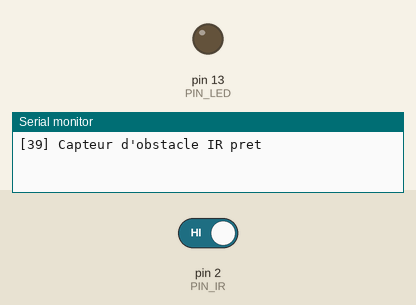
Recording of a sketch running on a simulated Arduino Uno, built with avr-gcc and run on an emulated ATmega328P. Shown: output pins drawn as LEDs (lit = HIGH), the last lines printed to the serial monitor. The test bench sets the inputs (shaded band); at power-on: pin 2 (PIN_IR) HIGH.

Above: at 1.2 s.
1.3 s: pin 2 (PIN_IR) driven LOW
At 2.1 s:
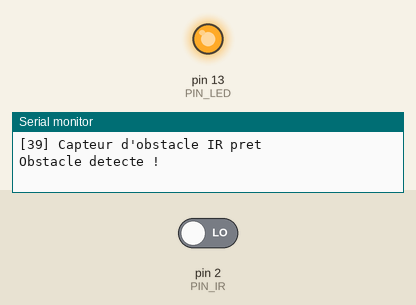
2.8 s: pin 2 (PIN_IR) driven HIGH
At 3.2 s:
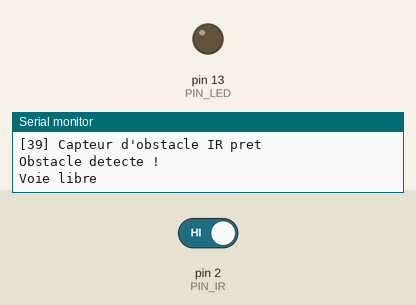
Timing chart, 0 to 5.8 s (numbered marks = the images above; inputs shaded):
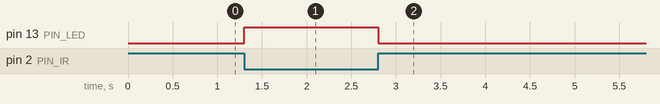

The sketch:

39_Capteur_Obstacle_IR.ino
```cpp
/*
 * =====================================================================
 *  Arduino Lab Nexus v6.1.0 STABLE  -  Capteur d'obstacle IR
 * =====================================================================
 *  Explication : Détecte un obstacle proche avec un module infrarouge émetteur/récepteur.
 *  Carte       : Arduino UNO / Nano (ATmega328P) - compatible Mega
 *  Moniteur    : 9600 bauds
 *
 *  Câblage :
 *   Arduino 5V     -> Module VCC
 *   Arduino GND    -> Module GND
 *   Arduino D2     -> Module OUT
 *
 *  Bibliothèques requises (arduino-cli lib install "...") : aucune
 * =====================================================================
 */
// @libs:

// Broches
const uint8_t PIN_IR  = 2;
const uint8_t PIN_LED = 13;

int etatPrecedent = HIGH;

void setup() {
  pinMode(PIN_IR, INPUT);
  pinMode(PIN_LED, OUTPUT);
  Serial.begin(9600);
  Serial.println(F("[39] Capteur d'obstacle IR pret"));
}

void loop() {
  int etat = digitalRead(PIN_IR);      // LOW = obstacle détecté
  digitalWrite(PIN_LED, etat == LOW ? HIGH : LOW);
  // Affiche seulement lors d'un changement
  if (etat != etatPrecedent) {
    Serial.println(etat == LOW ? F("Obstacle detecte !") : F("Voie libre"));
    etatPrecedent = etat;
  }
  delay(20);
}
```

Measured:
- after the input at 1.3 s, pin 13 (PIN_LED): LOW → HIGH at once
- after the input at 2.8 s, pin 13 (PIN_LED): HIGH → LOW at once
